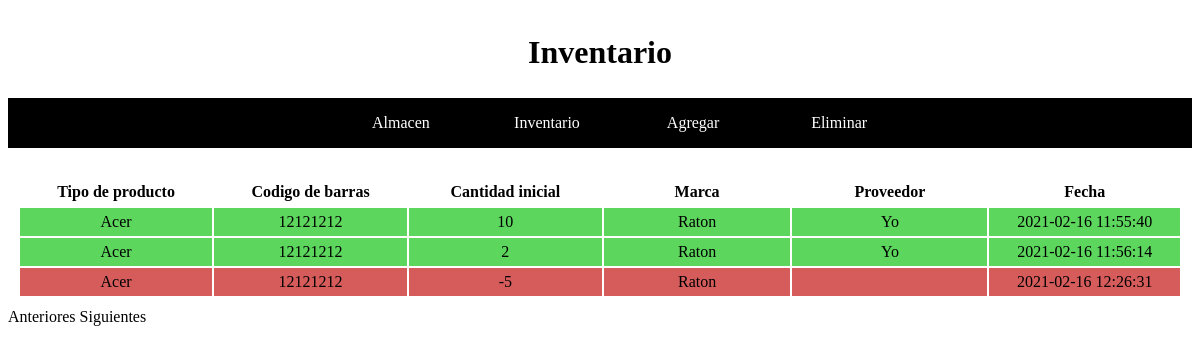
The page /inventario.php on the database as committed earlier.
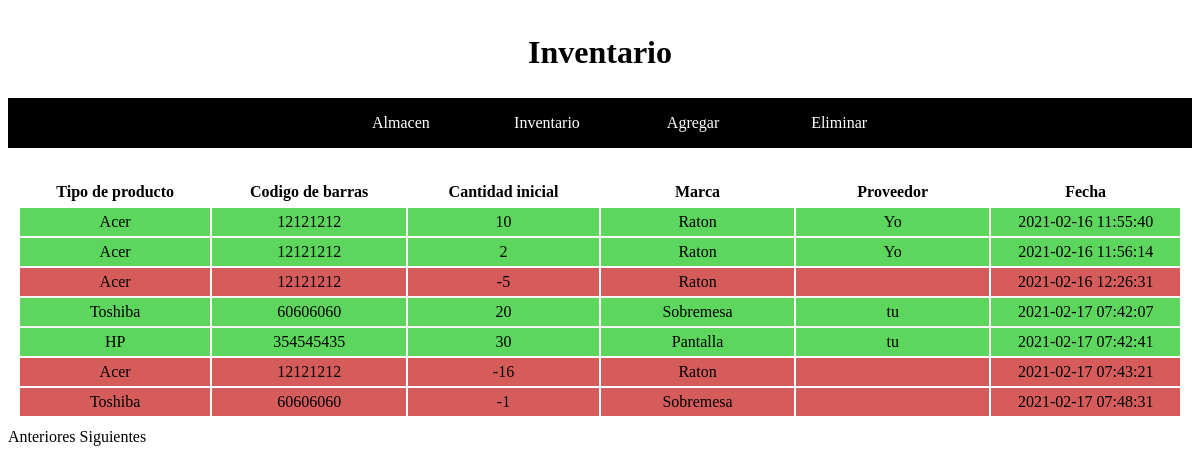
The same page on the database as committed later.
### tables this page shows
CREATE TABLE "Almacen" (
	"CodigoDeBarras"	varchar(25) NOT NULL,
	"CantidadInicial"	INTEGER NOT NULL DEFAULT '1',
	"Proveedor"	TEXT,
	"fecha"	TIMESTAMP DEFAULT CURRENT_TIMESTAMP
);

CREATE TABLE "Recordar" (
	"CodigoDeBarras"	varchar(35) NOT NULL,
	"Descripcion"	varchar(100),
	"FotoP"	NUMERIC,
	"CantidadActual"	int DEFAULT 0,
	"RecordarCant"	int DEFAULT 10,
	"Marca"	varchar(35),
	"TipoDeProducto"	varchar(35)
);

### inventario.php (the view, shortened to what this page needs)
<?php
    if (isset($_REQUEST['pos']))
        $inicio=$_REQUEST['pos'];
    else
        $inicio=0;
?>
<!DOCTYPE html>
<html>
<head>
    <link rel="stylesheet" href="./estilo.css">
</head>
<body>
<header><h1 style={position:relative}>Inventario</h1></header>
<nav>
    <ul>
        <li><a href="./almacen.php"> Almacen </a></li>
        <li><a href="./inventario.php"> Inventario </a></li>
        <li><a href="./insertar.php"> Agregar </a></li>
        <li><a href="./eliminar.php"> Eliminar </a></li>
    </ul>
</nav>
<?php
    $bd = new MiBD();
    $resultado = $bd->query("SELECT * FROM Almacen limit $inicio,25");
    echo "<table>";
    echo "<tr>";
    echo "<th> Tipo de producto </th>";
    echo "<th> Codigo de barras </th>";
    echo "<th> Cantidad inicial </th>";
    echo "<th> Marca </th>";
    echo "<th> Proveedor </th>";
    echo "<th> Fecha </th>";
    echo "</tr>";
    echo "<br>";
    $impresos=0;
    while ($row = $resultado->fetchArray()) {
        $impresos++;
        $MarcaP = $bd->query("SELECT Marca FROM Recordar WHERE CodigoDeBarras='$row[0]'");
        $MarcaP2 = $MarcaP-> fetchArray();
        $TipoP = $bd->query("SELECT TipoDeProducto FROM Recordar WHERE CodigoDeBarras='$row[0]'");
        $TipoP2 = $TipoP-> fetchArray();
        if ($row[1] < 0){
            echo "<tr class='CantRojo'>";
        }
        else{
            echo "<tr class='CantVerde'>";
        }
        echo "<td> $MarcaP2[0] </td>";
        echo "<td> $row[0] </td>";
        echo "<td> $row[1] </td>";
        echo "<td> $TipoP2[0] </td>";
        echo "<td> $row[2] </td>";
        echo "<td> $row[3] </td>";
        echo "</tr>";
    }
    echo "</table>";
    if ($inicio==0)
        echo "Anteriores ";
    else
    {
        $anterior=$inicio-25;
        echo "<a href=\"inventario.php?pos=$anterior\">Anteriores </a>";
    }
    if($impresos==25)
    {
        $proximo=$inicio+25;
        echo "<a href=\"inventario.php?pos=$proximo\">Siguientes</a>";
    }
    else
        echo "Siguientes";
?>
</body>
</html>

### estilo.css (style rules this page uses)
header { position:relative; margin:auto; text-align:center; padding:5px; }
nav { position:relative; margin:auto; width:100%; height:auto; background:black; }
nav ul { position:relative; margin:auto; width:50%; text-align: center; }
nav ul li { display:inline-block; width:24%; line-height:50px; list-style: none; }
nav ul li a { color:white; text-decoration: none; }
table { position: relative; margin: auto; text-align: center; padding: 10px; }
th, td { padding: 5px; width: 240px; }
.CantRojo { background-color: hsl(0, 60%, 60%); }
.CantVerde { background-color: hsl(120, 60%, 60%); }

Rows that differ between the two databases and show on the page:
added almacen: recordar.Marca "Toshiba", CodigoDeBarras "60606060", CantidadInicial "20", recordar.TipoDeProducto "Sobremesa", Proveedor "tu", fecha "2021-02-17 07:42:07"
added almacen: recordar.Marca "HP", CodigoDeBarras "354545435", CantidadInicial "30", recordar.TipoDeProducto "Pantalla", Proveedor "tu", fecha "2021-02-17 07:42:41"
added almacen: recordar.Marca "Acer", CodigoDeBarras "12121212", CantidadInicial "-16", recordar.TipoDeProducto "Raton", fecha "2021-02-17 07:43:21"
added almacen: recordar.Marca "Toshiba", CodigoDeBarras "60606060", CantidadInicial "-1", recordar.TipoDeProducto "Sobremesa", fecha "2021-02-17 07:48:31"
